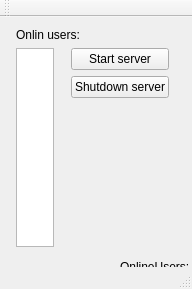
<?xml version="1.0" encoding="UTF-8"?>
<ui version="4.0">
 <class>MainWindow</class>
 <widget class="QMainWindow" name="MainWindow">
  <property name="geometry">
   <rect>
    <x>0</x>
    <y>0</y>
    <width>192</width>
    <height>289</height>
   </rect>
  </property>
  <property name="windowTitle">
   <string>Server</string>
  </property>
  <widget class="QWidget" name="centralWidget">
   <widget class="QWidget" name="gridLayoutWidget">
    <property name="geometry">
     <rect>
      <x>0</x>
      <y>0</y>
      <width>191</width>
      <height>241</height>
     </rect>
    </property>
    <layout class="QGridLayout" name="gridLayout">
     <item row="3" column="0">
      <spacer name="horizontalSpacer_3">
       <property name="orientation">
        <enum>Qt::Horizontal</enum>
       </property>
       <property name="sizeType">
        <enum>QSizePolicy::Fixed</enum>
       </property>
       <property name="sizeHint" stdset="0">
        <size>
         <width>5</width>
         <height>10</height>
        </size>
       </property>
      </spacer>
     </item>
     <item row="3" column="3">
      <spacer name="horizontalSpacer">
       <property name="orientation">
        <enum>Qt::Horizontal</enum>
       </property>
       <property name="sizeType">
        <enum>QSizePolicy::Fixed</enum>
       </property>
       <property name="sizeHint" stdset="0">
        <size>
         <width>5</width>
         <height>10</height>
        </size>
       </property>
      </spacer>
     </item>
     <item row="3" column="4">
      <widget class="QPushButton" name="pushButton">
       <property name="sizePolicy">
        <sizepolicy hsizetype="Minimum" vsizetype="Fixed">
         <horstretch>0</horstretch>
         <verstretch>0</verstretch>
        </sizepolicy>
       </property>
       <property name="text">
        <string>Start server</string>
       </property>
      </widget>
     </item>
     <item row="4" column="4">
      <widget class="QPushButton" name="pushButton_2">
       <property name="sizePolicy">
        <sizepolicy hsizetype="Minimum" vsizetype="Fixed">
         <horstretch>0</horstretch>
         <verstretch>0</verstretch>
        </sizepolicy>
       </property>
       <property name="text">
        <string>Shutdown server</string>
       </property>
      </widget>
     </item>
     <item row="6" column="5">
      <spacer name="horizontalSpacer_2">
       <property name="orientation">
        <enum>Qt::Horizontal</enum>
       </property>
       <property name="sizeType">
        <enum>QSizePolicy::Fixed</enum>
       </property>
       <property name="sizeHint" stdset="0">
        <size>
         <width>5</width>
         <height>20</height>
        </size>
       </property>
      </spacer>
     </item>
     <item row="3" column="1" rowspan="4" colspan="2">
      <widget class="QPlainTextEdit" name="plainTextEdit">
       <property name="sizePolicy">
        <sizepolicy hsizetype="Ignored" vsizetype="Ignored">
         <horstretch>0</horstretch>
         <verstretch>0</verstretch>
        </sizepolicy>
       </property>
       <property name="readOnly">
        <bool>true</bool>
       </property>
      </widget>
     </item>
     <item row="2" column="1" colspan="5">
      <widget class="QLabel" name="onlineUsersLabel">
       <property name="sizePolicy">
        <sizepolicy hsizetype="Fixed" vsizetype="Fixed">
         <horstretch>0</horstretch>
         <verstretch>0</verstretch>
        </sizepolicy>
       </property>
       <property name="text">
        <string>Onlin users:</string>
       </property>
      </widget>
     </item>
    </layout>
   </widget>
   <widget class="QLabel" name="statusLabel">
    <property name="geometry">
     <rect>
      <x>120</x>
      <y>240</y>
      <width>71</width>
      <height>20</height>
     </rect>
    </property>
    <property name="text">
     <string>OnlineUsers: 0</string>
    </property>
   </widget>
  </widget>
  <widget class="QMenuBar" name="menuBar">
   <property name="geometry">
    <rect>
     <x>0</x>
     <y>0</y>
     <width>192</width>
     <height>21</height>
    </rect>
   </property>
  </widget>
  <widget class="QToolBar" name="mainToolBar">
   <attribute name="toolBarArea">
    <enum>TopToolBarArea</enum>
   </attribute>
   <attribute name="toolBarBreak">
    <bool>false</bool>
   </attribute>
  </widget>
  <widget class="QStatusBar" name="statusBar"/>
 </widget>
 <layoutdefault spacing="6" margin="11"/>
 <resources/>
 <connections/>
</ui>
